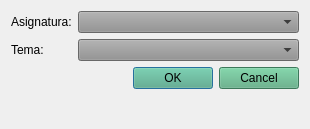
<?xml version="1.0" encoding="UTF-8"?>
<ui version="4.0">
 <class>CuestionarioForm</class>
 <widget class="QWidget" name="CuestionarioForm">
  <property name="geometry">
   <rect>
    <x>0</x>
    <y>0</y>
    <width>310</width>
    <height>129</height>
   </rect>
  </property>
  <property name="windowTitle">
   <string>Form</string>
  </property>
  <layout class="QFormLayout" name="formLayout">
   <item row="0" column="0">
    <widget class="QLabel" name="label">
     <property name="text">
      <string>Asignatura:</string>
     </property>
    </widget>
   </item>
   <item row="0" column="1">
    <widget class="QComboBox" name="cmbAsignatura">
     <property name="styleSheet">
      <string notr="true">background-color: rgb(145, 145, 145);</string>
     </property>
    </widget>
   </item>
   <item row="1" column="0">
    <widget class="QLabel" name="label_2">
     <property name="text">
      <string>Tema:</string>
     </property>
    </widget>
   </item>
   <item row="1" column="1">
    <widget class="QComboBox" name="cmbTema">
     <property name="styleSheet">
      <string notr="true">background-color: rgb(145, 145, 145);</string>
     </property>
    </widget>
   </item>
   <item row="2" column="1">
    <widget class="QDialogButtonBox" name="buttonBox">
     <property name="styleSheet">
      <string notr="true">background-color: rgb(85, 170, 127);
color: rgb(0, 0, 0);
font: 700 italic 9pt &quot;Segoe UI&quot;;</string>
     </property>
     <property name="standardButtons">
      <set>QDialogButtonBox::Cancel|QDialogButtonBox::Ok</set>
     </property>
    </widget>
   </item>
  </layout>
 </widget>
 <resources/>
 <connections/>
</ui>
